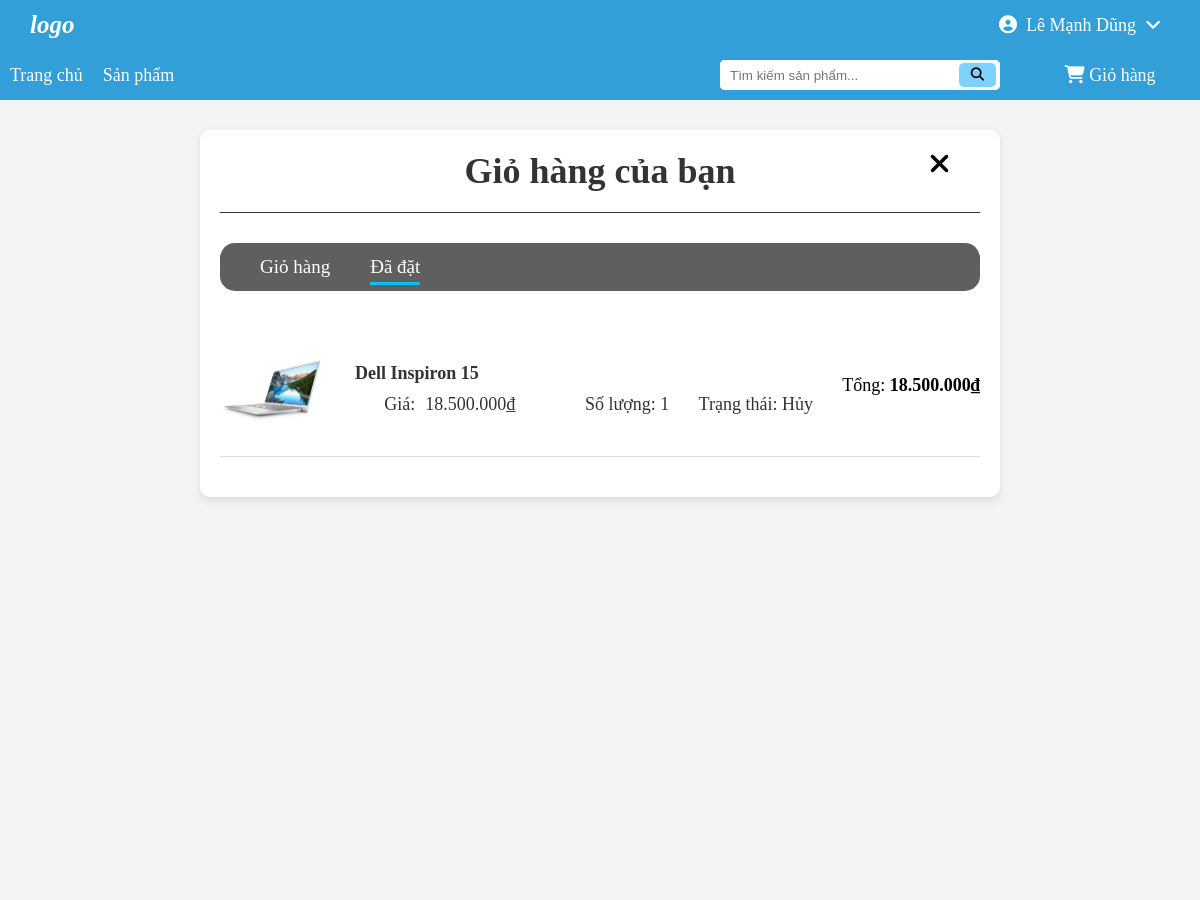
The app's page /ordered.php (signed in) with its own data.
### tables this page shows
CREATE TABLE `users` (
  `id_user` int(11) NOT NULL,
  `role` enum('Admin','Khách hàng') NOT NULL DEFAULT 'Khách hàng',
  `name` varchar(100) NOT NULL,
  `phone` varchar(100) NOT NULL,
  `Password` varchar(255) NOT NULL,
  `created_at` datetime DEFAULT current_timestamp(),
  `is_active` tinyint(1) DEFAULT 1
);

CREATE TABLE `orderdetails` (
  `id_orderdetail` int(11) NOT NULL,
  `order_id` int(11) DEFAULT NULL,
  `product_id` int(11) DEFAULT NULL,
  `quantity` int(11) DEFAULT 1,
  `priceEach` decimal(10,2) DEFAULT NULL
);

CREATE TABLE `products` (
  `id_product` int(11) NOT NULL,
  `name` varchar(255) NOT NULL,
  `description` text DEFAULT NULL,
  `price` decimal(10,2) NOT NULL,
  `image` varchar(255) DEFAULT NULL
);

CREATE TABLE `orders` (
  `id_order` int(11) NOT NULL,
  `user_id` int(11) DEFAULT NULL,
  `full_name` varchar(100) NOT NULL,
  `phone` varchar(20) NOT NULL,
  `email` varchar(100) DEFAULT NULL,
  `province` varchar(100) NOT NULL,
  `district` varchar(100) NOT NULL,
  `ward` varchar(100) NOT NULL,
  `address_detail` text DEFAULT NULL,
  `note` text DEFAULT NULL,
  `order_date` datetime DEFAULT current_timestamp(),
  `status` enum('Chờ xử lý','Hủy','Hoàn thành') NOT NULL DEFAULT 'Chờ xử lý',
  `total` decimal(10,2) DEFAULT NULL,
  `payment_method` varchar(50) DEFAULT NULL
);

### ordered.php (the view, shortened to what this page needs)
<?php require_once('../shop/settings/config.php'); ?>
<?php
$user_id = $_SESSION['id'];
$sql_orders = "SELECT * FROM orders WHERE user_id = ? ORDER BY order_date DESC";
$stmt_orders = $conn->prepare($sql_orders);
$stmt_orders->bind_param("i", $user_id);
$stmt_orders->execute();
$result_orders = $stmt_orders->get_result();
?>
<?php require_once('header.php') ?>
  <main class = "mainincart">
    <form action="/process_custom/remove_order.php" method="post">
      <div class="cart-container">
        <div class="cart_title">
          <h1>Giỏ hàng của bạn</h1>
          <div class="ordered">
            <ul class="ordered_list">
                <li class="ordered_list-item"><a href="cart.php" class="ordered_item-link"><span>Giỏ hàng</span></a></li>
                <li class="ordered_list-item"><a href="ordered.php" class="ordered_item-link selected"><span>Đã đặt</span></a></li>
            </ul>
          </div>
          <div class="login__close">
              <i class="fa-solid fa-xmark login__close--icon"></i>
          </div>
        </div>
        <?php
          if ($result_orders->num_rows > 0){
            while ($order = $result_orders->fetch_assoc()){
              $sql_items = "SELECT * FROM orderdetails WHERE order_id = ?";
              $stmt_items = $conn->prepare($sql_items);
              $stmt_items->bind_param("i", $order['id_order']);
              $stmt_items->execute();
              $result_items = $stmt_items->get_result();
              while ($item = $result_items->fetch_assoc()){
                $total = $item['priceEach'] * $item['quantity'];
                $sql_product = "SELECT * FROM products WHERE id_product = ?";
                $stmt_product = $conn->prepare($sql_product);
                $stmt_product->bind_param("i", $item['product_id']);
                $stmt_product->execute();
                $result_product = $stmt_product->get_result();
                $product = $result_product->fetch_assoc();
                echo'
                <div class="cart-item">
                  <img src="../shop/assets/image/' . $product['image'] . '" alt="' . $product['name'] . '">
                  <div class="item-details">
                    <h2>' . $product['name'] . '</h2>
                    <div class="info_order">
                      <p>Giá:   <span class="priceEach">' . number_format($item['priceEach'], 0, ',', '.') . '₫ </span></p>
                      <p>Số lượng: <span class="quantity">' . $item['quantity'] . '</span></p>
                      <p>Trạng thái: <span class="status">' . $order['status'] . '</span></p>
                    </div>
                  </div>
                  <div class="item-total">
                    <p>Tổng: <strong>' . number_format($total, 0, ',', '.') .'₫ </strong></p>';
                  echo'</div>
                </div>';
              }
            }
          }else{
            echo '<div class="checkpage">Không có đơn hàng nào.</div>';
          }
        ?>
      </div>
    </form>
  </main>
</body>
</html>

### header.php (shortened to what this page needs)
<!DOCTYPE html>
<html lang="en">
<head>
    <link rel="stylesheet" href="https://cdnjs.cloudflare.com/ajax/libs/font-awesome/6.7.2/css/all.min.css" />
    <link rel="stylesheet" href="assets/css/base.css">
    <link rel="stylesheet" href="assets/css/style.css">
</head>
<body>
    <header class="header__container">
        <div class="width-page_use header__top">
            <div class="header__logo">
                <a href="index.php" class="header__logo-link">
                    logo
                </a>
            </div>
            <?php
                if(!isset($_SESSION['id'])){
                    echo'
                    <div class="header__account">
                        <div class="header__register">
                            <a href="register.php" class="account-link header__register-link">Đăng ký</a>
                        </div>
                        <div class="header__login">
                            <a href="login.php" class="account-link header__login-link">Đăng nhập</a>
                        </div>
                    </div>';
                }else{
                    $sql = 'SELECT * FROM users WHERE id_user = '.$_SESSION["id"];
                    $result = $conn -> query($sql);
                    if($user = $result->fetch_assoc()){
                        $name = $user['name'];
                    }
                    echo'
                    <div class="header__account">
                        <span> <i class="fa-solid fa-circle-user"></i> </span>
                        <div class="account">'.$name.'</div>
                        <span> <i class="fa-solid fa-angle-down"></i> </span>
                        <div class="expand_account">
                            <ul class="expand_list">
                                <li class="expand_item expand_item-person"><a href="#" class="expand_item-link">Thông tin cá nhân</a></li>
                                <li class="expand_item expand_item-logout">
                                    <form action="logout.php" method="post" class="logout">
                                        <input type="submit" name="logout" class="btn-logout" value="Đăng xuất" onclick="return confirm(\'Bạn có chắc muốn Đăng xuất tài khoản?\')">
                                    </form>
                                </li>
                            </ul>
                        </div>
                    </div>';
                }
            ?>
        </div>
        <div class="width-page_use header__bottom">
            <nav class="header__nav">
                <ul class="header__nav-list">
                    <li class="header__nav-item"><a href="index.php" class="header__nav-link">Trang chủ</a></li>
                    <li class="header__nav-item"><a href="listProductlaptop.php" class="header__nav-link">Sản phẩm</a></li>
                </ul>
            </nav>
            <div class="search-bar">
                <div class="search-container">
                    <form method="get" action="index.php" class="search-container">
                        <input type="text" class="search-bar__input" name="keyword" placeholder="Tìm kiếm sản phẩm..." required>
                        <button type="submit" class="search-bar__button cursor_hover">
                            <i class="fa-solid fa-magnifying-glass"></i>
                        </button>
                    </form>
                </div>
            </div>
            <div class="header__cart">
                <a href="cart.php" class="header__cart-link">
                    <span class="header__cart-icon">
                        <i class="fa-solid fa-cart-shopping"></i>
                    </span>
                    <span class="header__cart-text">Giỏ hàng</span>
                </a>
            </div>
        </div>
    </header>

### assets/css/base.css (style rules this page uses)
:root { --color-primary: #00a8ff80; --color-button-primary: orange; --color-text: black; --color-hover-text: #00a5c6; }
:root { --height-header_container: 100px; --height-header_top: calc(var(--height-header_container) / 2); --height-header_bottom: calc(var(--height-header_container) - var(--height-header_top)); --color-header_text: white; }
* { margin: 0; padding: 0; box-sizing: border-box; }
body { font-size: 18px; }
.width-page_use { width: 1200px; }
.cursor_hover { cursor: pointer; }

### assets/css/style.css (style rules this page uses)
.login__close--icon { position: absolute; top: 15px; right: 15px; font-size: 24px; display: inline-block; }
.header__container { width: 100%; height: var(--height-header_container); background-color: #329fd9; color: var(--color-header_text); display: flex; flex-direction: column; align-items: center; position: fixed; top: 0; z-index: 1; }
.header__top { height: var(--height-header_top); display: flex; justify-content: space-between; align-items: center; }
.header__logo a { margin-left: 30px; text-decoration: none; color: var(--color-header_text); font-size: 25px; font-weight: bold; font-style: italic; }
.header__account { margin-right: 30px; width: 180px; display: flex; justify-content: space-evenly; align-items: center; cursor: pointer; }
.header__account { position: relative; }
.header__bottom { height: var(--height-header_bottom); display: flex; justify-content: space-between; align-items: center; }
.header__nav { width: 700px; }
.header__nav-list { display: flex; list-style: none; margin-left: 10px; }
.header__nav-item { margin-right: 20px; }
.header__nav-link { text-decoration: none; color: var(--color-header_text); }
.search-bar { width: 300px; display: flex; }
.search-container { width: 280px; height: 30px; background-color: white; display: flex; border-radius: 5px; margin: auto; }
.search-bar__input { width: 100%; height: 100%; border-radius: inherit; border: 0; padding-left: 10px; outline: none; }
.search-bar__button { border: 0; margin: 3px 4px; border-radius: inherit; background-color: #7dd3ff; }
.search-bar__button i { padding: 2px 12px; }
.header__cart { width: 180px; display: flex; justify-content: center; align-items: center; }
.header__cart-link { text-decoration: none; }
.header__cart-link span { color: var(--color-header_text); }
main { width: 100%; display: flex; flex-direction: column; align-items: center; margin-top: var(--height-header_container); }
h2 { font-size: 38px; color: #333; margin-bottom: 15px; font-weight: bold; }
.item-details { flex-grow: 1; }
.item-details p { margin: 0 0 5px 0; font-size: 18px; color: #333; }
.mainincart { min-height: 100vh; background-color: #f4f4f4; padding: 30px; }
.cart-container { width: 800px; margin: 0 auto; background: white; padding: 20px; border-radius: 10px; box-shadow: 0 4px 10px rgba(0,0,0,0.1); }
.cart_title { position: relative; margin-bottom: 50px; }
.login__close { position: absolute; top: -15px; right: 15px; }
.login__close--icon { font-size: 28px; }
h1 { text-align: center; margin-bottom: 30px; color: #333; padding-bottom: 20px; border-bottom: 1px solid #333; }
.cart-item { display: flex; align-items: center; margin-bottom: 20px; border-bottom: 1px solid #ddd; padding-bottom: 15px; }
.cart-item img { width: 100px; height: 100px; object-fit: contain; margin-right: 35px; border-radius: 8px; }
.item-details { flex: 2; }
.item-details h2 { margin: 0 0 10px; font-size: 18px; }
.info_order { display: flex; justify-content: space-evenly; }
.info_order p:nth-child(1) { display: flex; }
.info_order .priceEach { margin-right: 40px; display: flex; margin-left: 10px; }
.item-total { text-align: right; }
.item-total p { margin-bottom: 12px; }
.ordered { width: 100%; height: 48px; background-color: #605f5f; border-radius: 15px; }
.ordered_list { height: 100%; width: 100%; list-style: none; display: flex; align-items: center; margin: 0 20px; }
.ordered_list-item { margin: 0 20px; }
.ordered_item-link { cursor: pointer }
.ordered_item-link span { display: inline-block; transition: transform 0.3s ease; }
.ordered_list a { color: white; font-size: 19px; text-decoration: none; position: relative; }
.selected span::after { height: 3px; content: ""; position: absolute; top: calc(100% + 5px); left: 50%; transform: translateX(-50%); background-color: #00c0ff; animation: widthselect 0.6s ease forwards; }

### records on screen
users: name "Lê Mạnh Dũng"
orderdetails: product.image (picture), product.name "Dell Inspiron 15", priceEach "18.500.000", quantity "1", order.status "Hủy", total "18.500.000"
